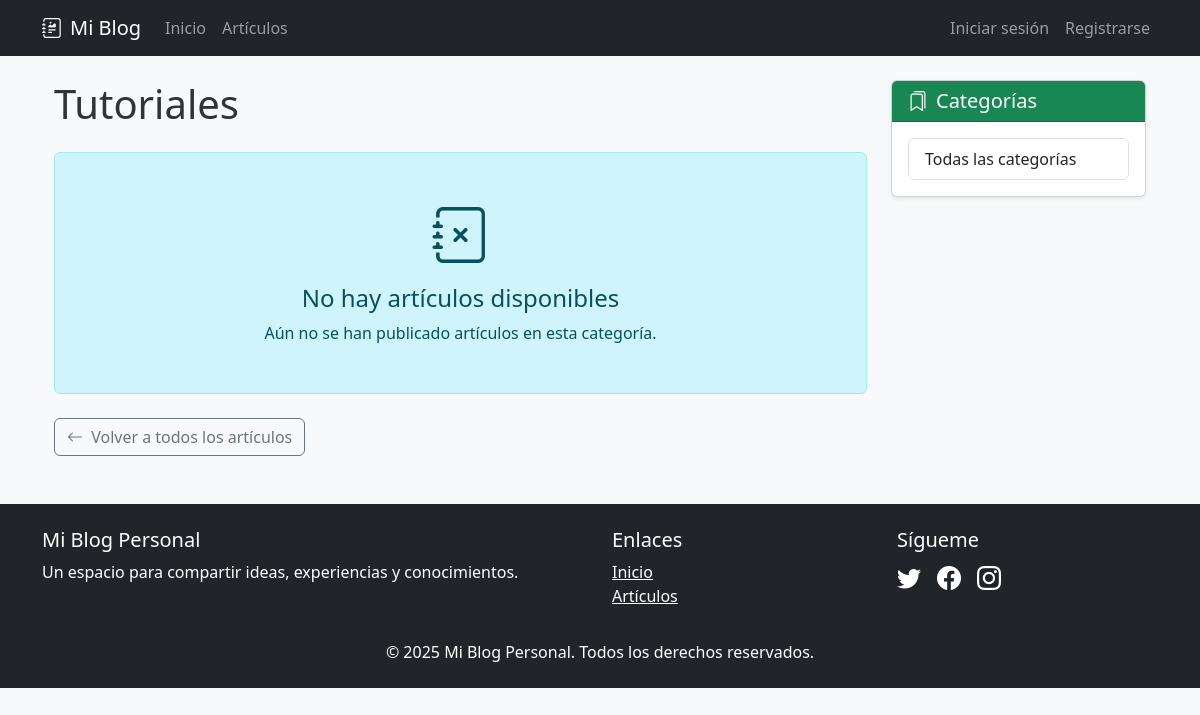
The page /categoria/tutoriales/ on the database as committed earlier.
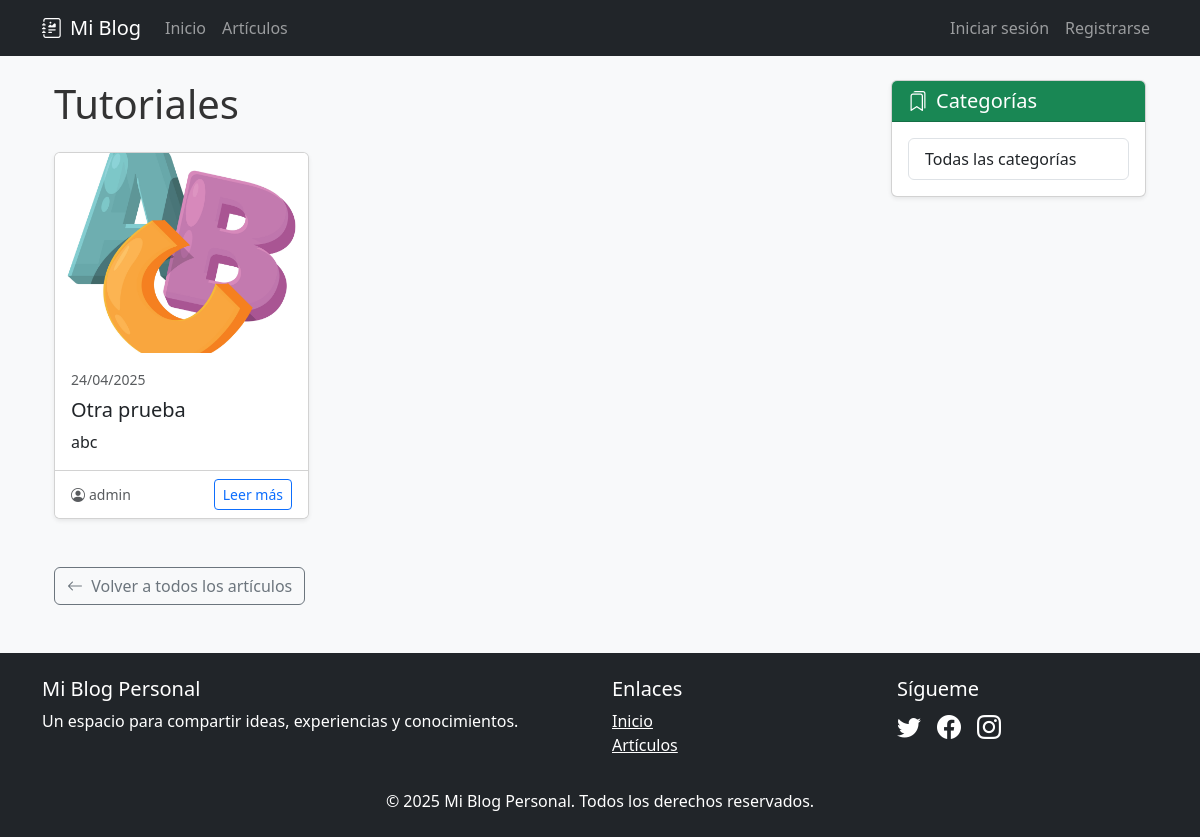
The same page on the database as committed later.
### app1/models.py (models this page shows, shortened)
class Post(models.Model):
    titulo = models.CharField(max_length=200)
    slug = models.SlugField(unique=True, max_length=200)
    contenido = RichTextField()
    extracto = models.TextField(max_length=300, blank=True)
    fecha_publicacion = models.DateTimeField(auto_now_add=True)
    ultima_modificacion = models.DateTimeField(auto_now=True)
    categoria = models.ForeignKey(Categoria, on_delete=models.CASCADE, related_name='posts')
    autor = models.ForeignKey(User, on_delete=models.CASCADE, related_name='posts')
    imagen_destacada = models.ImageField(upload_to='posts/', blank=True, null=True)
    publicado = models.BooleanField(default=True)
    destacado = models.BooleanField(default=False)
    class Meta:
        ordering = ['-fecha_publicacion']
        verbose_name_plural = "Posts"

### app1/views.py (the view)
# urls.py: path('categoria/<slug:slug>/', views.posts_por_categoria, name='posts_por_categoria'),
def posts_por_categoria(request, slug):
    categoria = get_object_or_404(Categoria, slug=slug)
    posts_list = Post.objects.filter(categoria=categoria, publicado=True)
    paginator = Paginator(posts_list, 9)
    page = request.GET.get('page')
    posts = paginator.get_page(page)
    context = {
        'categoria': categoria,
        'posts': posts,
        'titulo_pagina': f"Artículos en: {categoria.nombre}",
    }
    return render(request, 'app1/posts_por_categoria.html', context)

### app1/templates/app1/posts_por_categoria.html (shortened to what this page needs)
{% extends "app1/base.html" %}
{% block content %}
<div class="container">
    <div class="row">
        <div class="col-md-9">
            <div class="mb-4">
                <h1>{{ categoria.nombre }}</h1>
            </div>
            {% if posts %}
            <div class="row">
                {% for post in posts %}
                <div class="col-md-4 mb-4">
                    <div class="card h-100 shadow-sm">
                        {% if post.imagen_destacada %}
                        <img src="{{ post.imagen_destacada.url }}" class="card-img-top" alt="{{ post.titulo }}"
                             style="height: 200px; object-fit: cover;">
                        {% else %}
                        <div class="bg-light" style="height: 200px;"></div>
                        {% endif %}
                        <div class="card-body">
                            <div class="d-flex justify-content-between mb-2">
                                <small class="text-muted">{{ post.fecha_publicacion|date:"d/m/Y" }}</small>
                            </div>
                            <h5 class="card-title">{{ post.titulo }}</h5>
                            <p class="card-text">{{ post.extracto|truncatechars:100 }}</p>
                        </div>
                        <div class="card-footer bg-white">
                            <div class="d-flex justify-content-between align-items-center">
                                <small class="text-muted">
                                    <i class="bi bi-person-circle me-1"></i>{{ post.autor.username }}
                                </small>
                                <a href="{% url 'app1:detalle_post' post.slug %}" class="btn btn-sm btn-outline-primary">Leer más</a>
                            </div>
                        </div>
                    </div>
                </div>
                {% endfor %}
            </div>
            {% else %}
            <div class="alert alert-info text-center py-5">
                <i class="bi bi-journal-x display-4 d-block mb-3"></i>
                <h4>No hay artículos disponibles</h4>
                <p class="mb-0">Aún no se han publicado artículos en esta categoría.</p>
            </div>
            {% endif %}
            <div class="mt-4">
                <a href="{% url 'app1:lista_posts' %}" class="btn btn-outline-secondary">
                    <i class="bi bi-arrow-left me-1"></i> Volver a todos los artículos
                </a>
            </div>
        </div>
        <div class="col-md-3">
            <div class="card mb-4 shadow-sm">
                <div class="card-header bg-success text-white">
                    <h5 class="mb-0"><i class="bi bi-bookmarks me-2"></i>Categorías</h5>
                </div>
                <div class="card-body">
                    <div class="list-group">
                        <a href="{% url 'app1:lista_posts' %}" class="list-group-item list-group-item-action">
                            Todas las categorías
                        </a>
                    </div>
                </div>
            </div>
        </div>
    </div>
</div>
{% endblock %}

Rows that differ between the two databases and show on the page:
added Post: imagen_destacada (picture), fecha_publicacion "24/04/2025", titulo "Otra prueba", extracto "abc", autor.username "admin"
Other text that changed with them:
text no longer shown: "No hay artículos disponibles Aún no se han publicado artículos en esta categoría."
